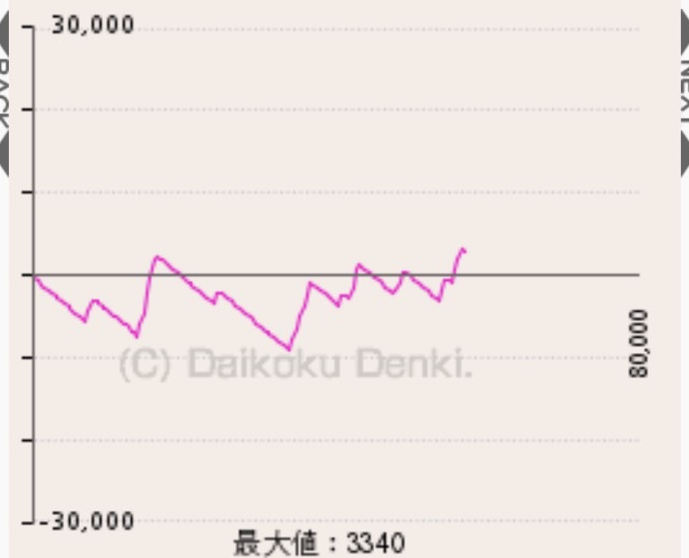
#> input picture graphs/optimal_v2/S__78209088_optimal.png, 689 x 558 px, found by its file name
$ python ultra_precise_graph_extractor.py
#> lines starting #> are read from the running program, lines starting #| are printed output that depends on the picture; after the words box and inside, x2 and y2 are one past the last pixel; in counts of white or black regions, pixels touching at a corner belong together
#!/usr/bin/env python3
"""
超高精度グラフデータ抽出システム
特に最大値検出の精度を極限まで高める
"""

import os
import json
import numpy as np
from PIL import Image, ImageDraw, ImageFilter
import cv2
import pandas as pd
from typing import Tuple, List, Dict, Optional
from scipy.signal import find_peaks, savgol_filter
from scipy.ndimage import gaussian_filter1d
import warnings
warnings.filterwarnings('ignore')

class UltraPreciseGraphExtractor:
    """超高精度グラフデータ抽出システム"""

    def __init__(self, config_path="graph_boundaries_final_config.json"):
        """初期化"""
        try:
            with open(config_path, "r") as f:
                self.config = json.load(f)
            self.boundaries = self.config["boundaries"]
        except FileNotFoundError:
            print(f"警告: 設定ファイル {config_path} が見つかりません。デフォルト値を使用します。")
            self.boundaries = {
                "start_x": 36,
                "end_x": 620,
                "top_y": 29,
                "bottom_y": 520,
                "zero_y": 274
            }

        self.debug_mode = True

    def log(self, message, level="INFO"):
        """ログ出力"""
#> in extract_graph_data, img is the input picture: PIL image 689x558 RGB; mean R, G, B 239.8, 231.9, 227.5
        if self.debug_mode:
            symbols = {"INFO": "📋", "SUCCESS": "✅", "WARNING": "⚠️", "ERROR": "❌", "DEBUG": "🔍"}
            print(f"{symbols.get(level, '📋')} [{level}] {message}")

    def detect_graph_color_ultra(self, img_array: np.ndarray) -> Tuple[str, np.ndarray, Dict]:
        """超高精度色検出（ピンク特化）"""
        # BGRからHSVに変換
        img_bgr = cv2.cvtColor(img_array, cv2.COLOR_RGB2BGR)
        img_hsv = cv2.cvtColor(img_bgr, cv2.COLOR_BGR2HSV)
#> img_hsv: shape (558, 689, 3); mean H, S, V 17, 14.4, 239.8

        # グラフ領域全体でサンプリング
        roi_hsv = img_hsv[
            self.boundaries["top_y"]:self.boundaries["bottom_y"],
            self.boundaries["start_x"]:self.boundaries["end_x"]
        ]
#> roi_hsv: shape (491, 584, 3); mean H, S, V 17.5, 15.1, 241.9

        # ピンク検出を最適化（複数の範囲で試行）
        pink_ranges = [
            [(150, 30, 80), (170, 255, 255)],   # 標準ピンク
            [(155, 25, 70), (175, 255, 255)],   # より広いピンク
            [(145, 35, 90), (165, 255, 255)],   # より濃いピンク
            [(160, 20, 60), (180, 255, 255)],   # 薄いピンク
        ]

        best_mask = None
        best_count = 0
        best_range_idx = 0

        # 最適なピンク範囲を見つける
        for idx, (lower, upper) in enumerate(pink_ranges):
            lower_np = np.array(lower)
            upper_np = np.array(upper)

            mask_roi = cv2.inRange(roi_hsv, lower_np, upper_np)
            count = np.sum(mask_roi > 0)

            if count > best_count:
                best_count = count
                best_mask = cv2.inRange(img_hsv, lower_np, upper_np)
                best_range_idx = idx
#> this loop made 4 passes
#> (count, best_count) on passes 1 to 2: (5362, 5362), (5510, 5510)
#> pass 1, in detect_graph_color_ultra, `mask_roi = cv2.inRange(roi_hsv, lower_np, upper_np)`:
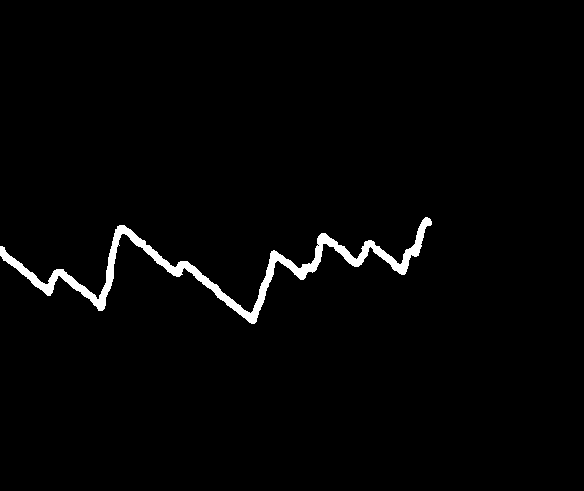
#> mask_roi: shape (491, 584); 1.9% white; 1 white region, box (x1, y1, x2, y2) and area: (0, 217, 432, 324) 5362
#> pass 1, in detect_graph_color_ultra, `best_mask = cv2.inRange(img_hsv, lower_np, upper_np)`:
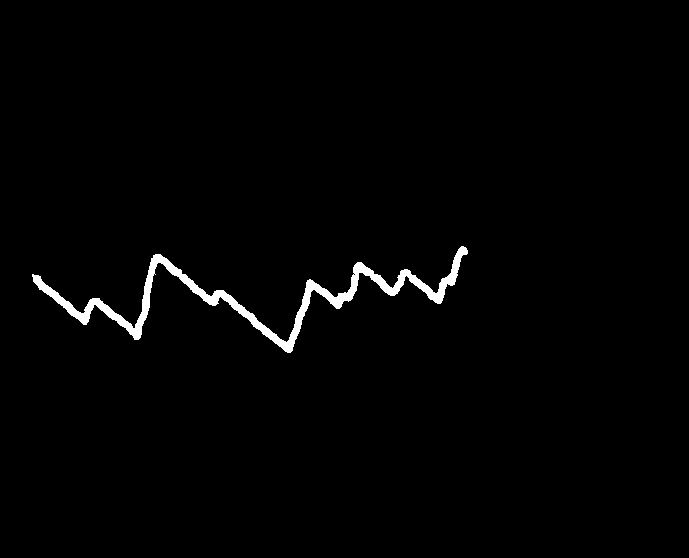
#> best_mask: shape (558, 689); 1.4% white; 1 white region, box (x1, y1, x2, y2) and area: (32, 246, 468, 353) 5390
#> pass 2, in detect_graph_color_ultra, `mask_roi = cv2.inRange(roi_hsv, lower_np, upper_np)`:
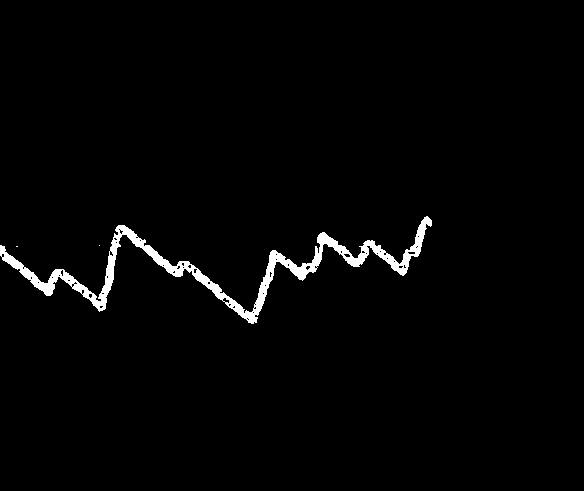
#> mask_roi: shape (491, 584); 1.9% white; 3 white regions (2 under 20 px), largest, box (x1, y1, x2, y2) and area: (0, 216, 432, 324) 5507
#> pass 2, in detect_graph_color_ultra, `best_mask = cv2.inRange(img_hsv, lower_np, upper_np)`:
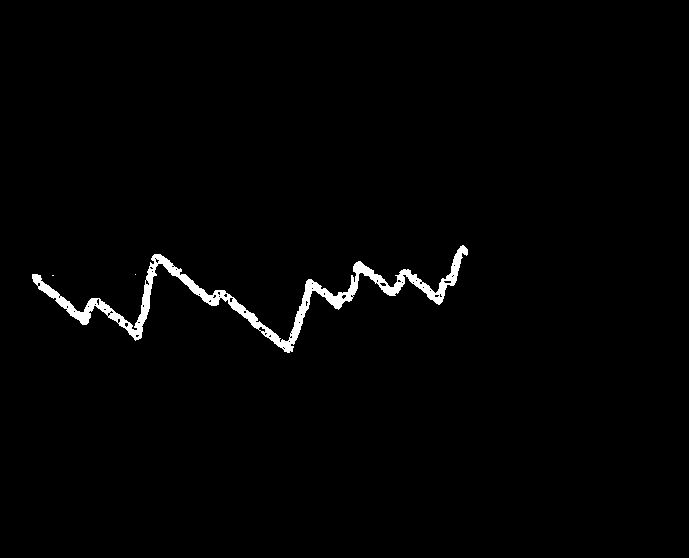
#> best_mask: shape (558, 689); 1.4% white; 3 white regions (2 under 20 px), largest, box (x1, y1, x2, y2) and area: (32, 245, 468, 353) 5539
#> after the loop, best_count = 5510; best_range_idx = 1

        # 他の色も検出
        other_colors = {
            "purple": [(120, 40, 80), (150, 255, 255)],
            "blue": [(90, 40, 80), (120, 255, 255)],
            "cyan": [(80, 40, 80), (100, 255, 255)]
        }

        color_counts = {"pink": best_count}
#> color_counts = {'pink': 5510}
        for color_name, (lower, upper) in other_colors.items():
            mask_roi = cv2.inRange(roi_hsv, np.array(lower), np.array(upper))
            color_counts[color_name] = np.sum(mask_roi > 0)
#> this loop made 3 passes
#> pass 1, in detect_graph_color_ultra, `mask_roi = cv2.inRange(roi_hsv, np.array(lower), np.array(upper))`:
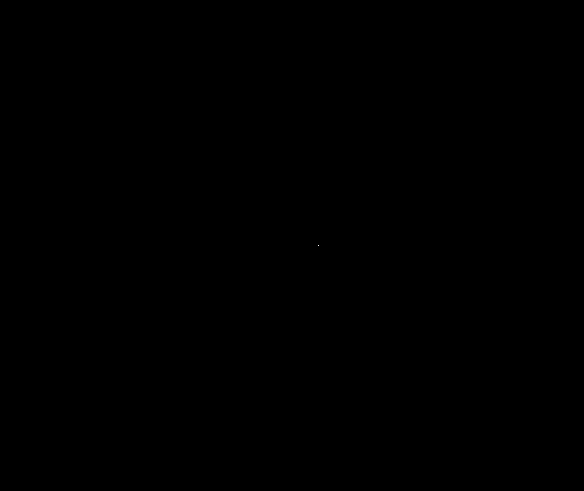
#> mask_roi: shape (491, 584); 0% white in thin lines or dots, all inside (x1, y1, x2, y2) = (318, 245, 319, 246)
#> after the loop, color_counts = {'pink': 5510, 'purple': 1, 'blue': 0, 'cyan': 0}

        # 最も多い色を選択
        detected_color = max(color_counts, key=color_counts.get)
#> detected_color = 'pink'
#> (the rest of the program and of its run is left out)
